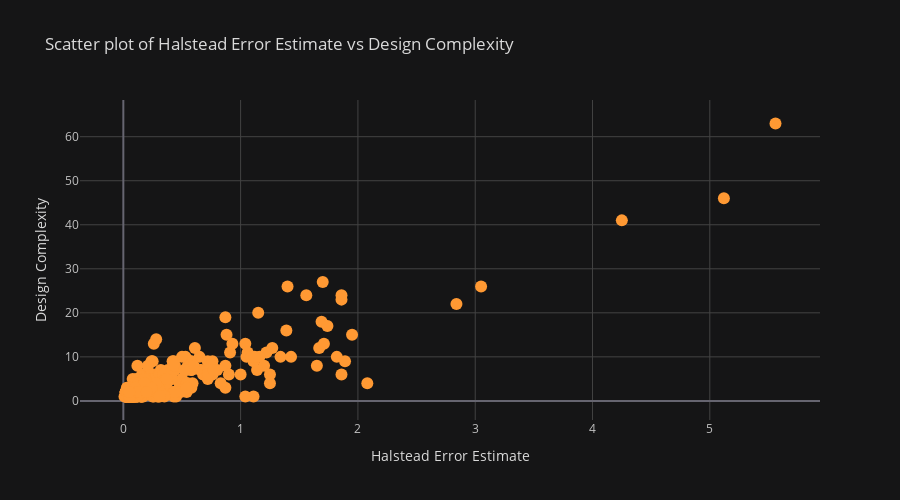

The notebook cell this image was saved under:
### Markdown cell above
### Scatter Plot

Scatter plot is a way of showing the distribution of the data over two variables. One axis of the plot shows the specific categories being compared, and the other axis represents a measured value (Note the specific category may be a measured value themself).

Previously from the bar plot, we could infer that there might be a relation between Design complexity and Halstead Error Estimate. We will plot a scatter plot to see if there is a relation between the two attributes. The upper limit is denoted by a red line and the mean is denoted by a green line.

### Code cell
analysis_dataset.iplot(
    kind='scatter',
    x='HALSTEAD_ERROR_EST',
    y='DESIGN_COMPLEXITY',
    dimensions=(900, 500),
    theme="solar",
    xTitle='Halstead Error Estimate',
    yTitle='Design Complexity',
    title='Scatter plot of Halstead Error Estimate vs Design Complexity',
    mode="markers",
)

### Figure 1 — Plotly figure (JSON) as saved in the notebook; plotly's stock layout.template omitted (floating-point values rounded to 4 significant figures; data arrays with more than 128 entries replaced by an {"elided": "..."} marker saying what was removed)
{"data": [{"line": {"color": "rgba(255, 153, 51, 1.0)", "dash": "solid", "shape": "linear", "width": 1.3}, "marker": {"size": 12, "symbol": "circle"}, "mode": "markers", "name": "DESIGN_COMPLEXITY", "text": "", "type": "scatter", "x": {"elided": "327 float values"}, "y": {"elided": "327 int values"}}], "layout": {"height": 500, "legend": {"bgcolor": "#151516", "font": {"color": "#D9D9D9"}}, "paper_bgcolor": "#151516", "plot_bgcolor": "#151516", "title": {"font": {"color": "#D9D9D9"}, "text": "Scatter plot of Halstead Error Estimate vs Design Complexity"}, "width": 900, "xaxis": {"gridcolor": "#434343", "showgrid": true, "tickfont": {"color": "#C2C2C2"}, "title": {"font": {"color": "#D9D9D9"}, "text": "Halstead Error Estimate"}, "zerolinecolor": "#666570"}, "yaxis": {"gridcolor": "#434343", "showgrid": true, "tickfont": {"color": "#C2C2C2"}, "title": {"font": {"color": "#D9D9D9"}, "text": "Design Complexity"}, "zerolinecolor": "#666570"}}}
